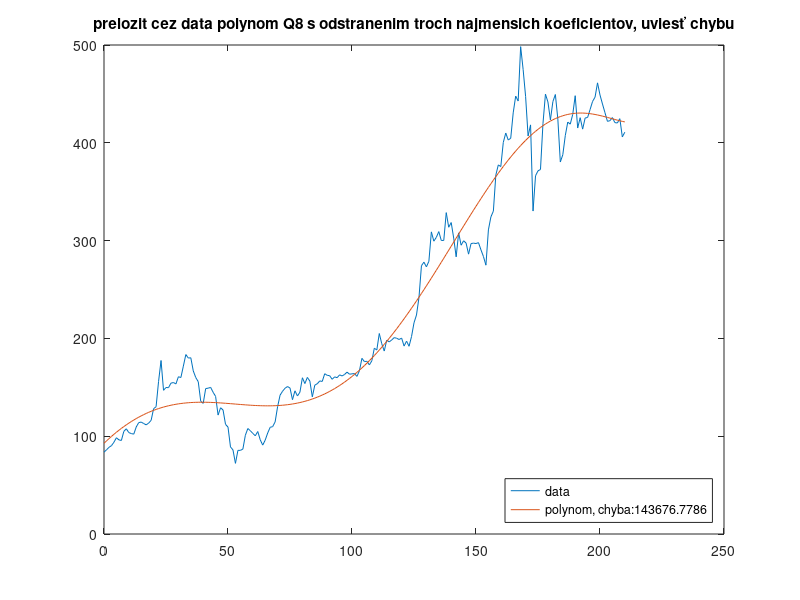

Write the MATLAB code that produced this figure.
t = linspace(0, 210, 211);
f = [ 83.6660003662 86.0520019531 88.6019973755 90.3079986572 93.81199646 98.4280014038 96.2679977417 95.6299972534 104.972000122 107.583999634 103.699996948 102.697998047 102.099998474 109.440002441 113.912002563 114.440002441 112.963996887 111.603996277 113.379997253 116.197998047 128.162002563 130.113998413 156.0 177.412002563 146.940002441 149.792007446 149.613998413 154.255996704 154.87600708 153.457992554 160.800003052 160.005996704 171.679992676 183.48399353 179.882003784 180.199996948 166.757995605 159.981994629 155.759994507 135.800003052 133.598007202 148.723999023 149.102005005 149.899993896 144.908004761 140.695999146 121.599998474 129.065994263 126.846000671 112.11000061 109.323997498 89.013999939 86.0400009155 72.2440032959 85.5279998779 85.5059967041 86.858001709 101.0 107.849998474 105.632003784 102.872001648 100.426002502 104.800003052 96.31199646 90.8939971924 96.0019989014 103.248001099 109.089996338 109.767997742 114.599998474 130.190002441 141.977996826 145.966003418 149.042007446 150.777999878 149.272003174 137.343994141 146.42199707 141.12600708 145.029998779 159.75 153.824005127 160.102005005 156.37600708 140.264007568 152.238006592 153.641998291 156.51600647 156.007995605 163.884002686 162.257995605 161.882003784 158.192001343 160.666000366 159.833999634 162.725997925 161.602005005 163.111999512 165.520004272 163.37600708 163.774002075 164.046005249 161.162002563 167.0 179.619995117 176.31199646 176.591995239 172.87600708 177.132003784 189.98399353 188.134002686 205.009994507 194.567993164 187.055999756 198.179992676 196.425994873 198.358001709 200.792007446 200.179992676 198.863998413 200.356002808 192.169998169 197.195999146 191.947998047 201.869995117 215.962005615 223.925994873 241.731994629 274.316009521 277.971984863 273.175994873 278.855987549 308.929992676 299.411987305 303.359985352 309.20199585 300.127990723 300.167999268 328.600006104 313.67199707 318.466003418 302.614013672 283.399993896 307.920013428 295.29800415 299.821990967 297.49798584 286.152008057 297.0 297.399993896 297.003997803 297.915985107 290.541992188 283.713989258 274.877990723 310.95199585 324.200012207 330.141998291 367.127990723 377.417999268 375.705993652 400.365997314 409.996002197 402.839996338 404.667999268 430.634002686 447.75 442.679992676 498.320007324 475.049987793 447.369995117 407.0 418.320007324 330.209991455 366.279998779 371.339996338 372.720001221 419.619995117 449.760009766 441.760009766 423.429992676 442.149993896 449.390014648 424.230010986 380.359985352 387.790008545 407.339996338 421.200012207 419.070007324 429.010009766 448.160003662 415.089996338 425.679992676 413.980010986 425.299987793 425.920013428 434.0 442.299987793 446.649993896 461.299987793 448.880004883 439.670013428 430.829986572 421.940002441 422.640014648 425.790008545 420.630004883 420.279998779 424.679992676 406.019989014 410.829986572 ];

b0 = t.^0;
b1 = t;
b2 = t.^2;
b3 = t.^3;
b4 = t.^4;
b5 = t.^5;
b6 = t.^6;
b7 = t.^7;
b8 = t.^8;

B = [b0; b1; b2; b4; b6; b8];
M = B*B';
d = (f*B.')';
c = M\d;
fp = c(1)*b0 + c(2)*b1 + c(3)*b2 + c(4)*b4 + c(5)*b6 +  c(6)*b8;

sfp = sum((f-fp).^2);

plot(t, f, "-", t, fp, "-")
title("prelozit cez data polynom Q8 s odstranenim troch najmensich koeficientov, uviesť chybu");
legend('data',strcat('polynom, chyba: ', num2str(sfp)),'Location','SouthEast');
